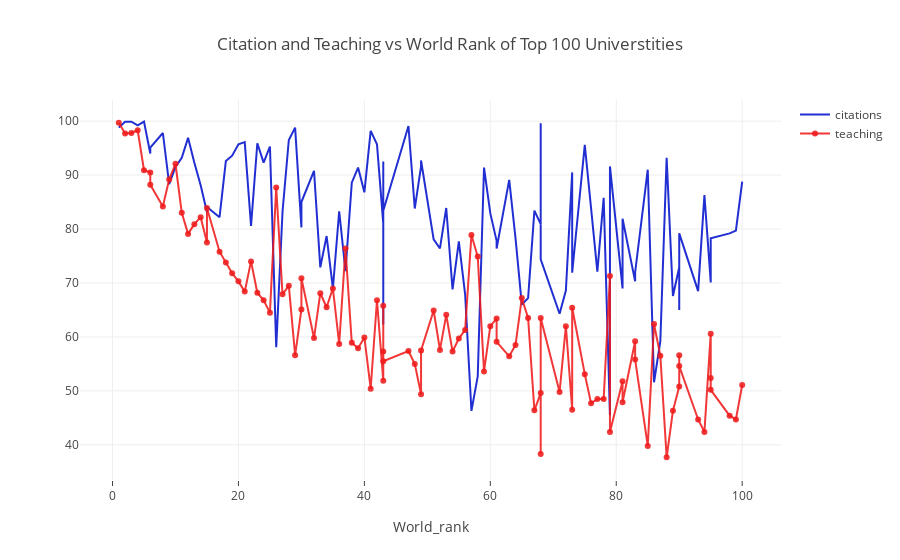

The cell this chart's notebook holds for it:
### Markdown cell above
**Basic Scatter Plot**

### Code cell
#Modes are of 3 types:lines,markers,text.One combination of mode can be lines+markers
trace1=go.Scatter(x=df['world_rank'],y=df.citations,mode='lines',name='citations',
                  marker=dict(color='rgba(0,17,204,0.87)'),
                text=df.university_name )
trace2=go.Scatter(x=df['world_rank'],y=df.teaching,mode='lines+markers',name='teaching',
                 marker=dict(color='rgba(239, 26, 26, 0.87)'),
                text=df.university_name )
data=[trace1,trace2]
layout=dict(title='Citation and Teaching vs World Rank of Top 100 Universtities',
           xaxis=dict(title='World_rank',ticklen=5,zeroline=False))
fig=dict(data=data,layout=layout)
iplot(fig)

### Figure 1 — Plotly figure (JSON) as saved in the notebook; plotly's stock layout.template omitted (floating-point values rounded to 4 significant figures)
{"data": [{"marker": {"color": "rgba(0,17,204,0.87)"}, "mode": "lines", "name": "citations", "text": ["Harvard University", "California Institute of Technology", "Massachusetts Institute of Technology", "Stanford University", "Princeton University", "University of Cambridge", "University of Oxford", "University of California, Berkeley", "Imperial College London", "Yale University", "University of California, Los Angeles", "University of Chicago", "Johns Hopkins University", "Cornell University", "ETH Zurich – Swiss Federal Institute of Technology Zurich", "University of Michigan", "University of Toronto", "Columbia University", "University of Pennsylvania", "Carnegie Mellon University", "University of Hong Kong", "University College London", "University of Washington", "Duke University", "Northwestern University", "University of Tokyo", "Georgia Institute of Technology", "Pohang University of Science and Technology", "University of California, Santa Barbara", "University of British Columbia", "University of North Carolina at Chapel Hill", "University of California, San Diego", "University of Illinois at Urbana-Champaign", "National University of Singapore", "McGill University", "University of Melbourne", "Peking University", "Washington University in St Louis", "École Polytechnique", "University of Edinburgh", "Hong Kong University of Science and Technology", "École Normale Supérieure", "Australian National University", "Karolinska Institute", "University of Göttingen", "University of Wisconsin", "Rice University", "École Polytechnique Fédérale de Lausanne", "University of California, Irvine", "University of Science and Technology of China", "Vanderbilt University", "University of Minnesota", "Tufts University", "University of California, Davis", "Brown University", "University of Massachusetts", "Kyoto University", "Tsinghua University", "Boston University", "New York University", "Emory University", "LMU Munich", "University of Notre Dame", "University of Pittsburgh", "Case Western Reserve University", "Ohio State University", "University of Colorado Boulder", "University of Bristol", "University of California, Santa Cruz", "Yeshiva University", "University of Sydney", "University of Virginia", "University of Adelaide", "University of Southern California", "William & Mary", "Trinity College Dublin", "King’s College London", "Stony Brook University", "Korea Advanced Institute of Science and Technology (KAIST)", "University of Sussex", "The University of Queensland", "University of York", "Heidelberg University", "University of Utah", "Durham University", "London School of Economics and Political Science", "University of Manchester", "Royal Holloway, University of London", "Lund University", "University of Southampton", "University of Zurich", "Wake Forest University", "McMaster University", "University College Dublin", "George Washington University", "University of Arizona", "University of Basel", "University of Maryland, College Park", "Dartmouth College", "École Normale Supérieure de Lyon"], "type": "scatter", "uid": "aef3a648-4238-491a-bd53-7f26f1895908", "x": ["1", "2", "3", "4", "5", "6", "6", "8", "9", "10", "11", "12", "13", "14", "15", "15", "17", "18", "19", "20", "21", "22", "23", "24", "25", "26", "27", "28", "29", "30", "30", "32", "33", "34", "35", "36", "37", "38", "39", "40", "41", "42", "43", "43", "43", "43", "47", "48", "49", "49", "51", "52", "53", "54", "55", "56", "57", "58", "59", "60", "61", "61", "63", "64", "65", "66", "67", "68", "68", "68", "71", "72", "73", "73", "75", "76", "77", "78", "79", "79", "81", "81", "83", "83", "85", "86", "87", "88", "89", "90", "90", "90", "93", "94", "95", "95", "95", "98", "99", "100"], "y": [98.8, 99.9, 99.9, 99.2, 99.9, 94, 95.1, 97.8, 88.3, 91.5, 93.2, 96.9, 92.3, 88.1, 83.1, 84.1, 82.2, 92.6, 93.6, 95.7, 96.1, 80.6, 95.9, 92.3, 95.3, 58.1, 83.2, 96.5, 98.8, 80.3, 85, 90.8, 72.9, 78.7, 69, 83.3, 72.2, 88.6, 91.4, 86.8, 98.2, 95.7, 81, 62.3, 92.5, 83.4, 99.1, 83.8, 91.6, 92.7, 78.1, 76.4, 83.9, 68.8, 77.7, 67.9, 46.3, 52.7, 91.4, 82.9, 77.8, 76.4, 89.1, 78.3, 66, 67.2, 83.4, 80.9, 99.6, 74.4, 64.3, 68.6, 90.5, 71.9, 95.6, 84.4, 72.1, 85.8, 45.5, 91.6, 69, 81.9, 70.3, 72, 91, 51.6, 59.2, 93.2, 67.6, 72.9, 65, 79.2, 68.5, 86.3, 70.2, 70.1, 78.3, 79.2, 79.7, 88.8]}, {"marker": {"color": "rgba(239, 26, 26, 0.87)"}, "mode": "lines+markers", "name": "teaching", "text": ["Harvard University", "California Institute of Technology", "Massachusetts Institute of Technology", "Stanford University", "Princeton University", "University of Cambridge", "University of Oxford", "University of California, Berkeley", "Imperial College London", "Yale University", "University of California, Los Angeles", "University of Chicago", "Johns Hopkins University", "Cornell University", "ETH Zurich – Swiss Federal Institute of Technology Zurich", "University of Michigan", "University of Toronto", "Columbia University", "University of Pennsylvania", "Carnegie Mellon University", "University of Hong Kong", "University College London", "University of Washington", "Duke University", "Northwestern University", "University of Tokyo", "Georgia Institute of Technology", "Pohang University of Science and Technology", "University of California, Santa Barbara", "University of British Columbia", "University of North Carolina at Chapel Hill", "University of California, San Diego", "University of Illinois at Urbana-Champaign", "National University of Singapore", "McGill University", "University of Melbourne", "Peking University", "Washington University in St Louis", "École Polytechnique", "University of Edinburgh", "Hong Kong University of Science and Technology", "École Normale Supérieure", "Australian National University", "Karolinska Institute", "University of Göttingen", "University of Wisconsin", "Rice University", "École Polytechnique Fédérale de Lausanne", "University of California, Irvine", "University of Science and Technology of China", "Vanderbilt University", "University of Minnesota", "Tufts University", "University of California, Davis", "Brown University", "University of Massachusetts", "Kyoto University", "Tsinghua University", "Boston University", "New York University", "Emory University", "LMU Munich", "University of Notre Dame", "University of Pittsburgh", "Case Western Reserve University", "Ohio State University", "University of Colorado Boulder", "University of Bristol", "University of California, Santa Cruz", "Yeshiva University", "University of Sydney", "University of Virginia", "University of Adelaide", "University of Southern California", "William & Mary", "Trinity College Dublin", "King’s College London", "Stony Brook University", "Korea Advanced Institute of Science and Technology (KAIST)", "University of Sussex", "The University of Queensland", "University of York", "Heidelberg University", "University of Utah", "Durham University", "London School of Economics and Political Science", "University of Manchester", "Royal Holloway, University of London", "Lund University", "University of Southampton", "University of Zurich", "Wake Forest University", "McMaster University", "University College Dublin", "George Washington University", "University of Arizona", "University of Basel", "University of Maryland, College Park", "Dartmouth College", "École Normale Supérieure de Lyon"], "type": "scatter", "uid": "6c4a4267-a68f-4339-b876-2e4ba0a02e67", "x": ["1", "2", "3", "4", "5", "6", "6", "8", "9", "10", "11", "12", "13", "14", "15", "15", "17", "18", "19", "20", "21", "22", "23", "24", "25", "26", "27", "28", "29", "30", "30", "32", "33", "34", "35", "36", "37", "38", "39", "40", "41", "42", "43", "43", "43", "43", "47", "48", "49", "49", "51", "52", "53", "54", "55", "56", "57", "58", "59", "60", "61", "61", "63", "64", "65", "66", "67", "68", "68", "68", "71", "72", "73", "73", "75", "76", "77", "78", "79", "79", "81", "81", "83", "83", "85", "86", "87", "88", "89", "90", "90", "90", "93", "94", "95", "95", "95", "98", "99", "100"], "y": [99.7, 97.7, 97.8, 98.3, 90.9, 90.5, 88.2, 84.2, 89.2, 92.1, 83, 79.1, 80.9, 82.2, 77.5, 83.9, 75.8, 73.8, 71.8, 70.3, 68.4, 74, 68.2, 66.8, 64.5, 87.7, 67.9, 69.5, 56.6, 65.1, 70.9, 59.8, 68.1, 65.5, 69, 58.7, 76.4, 58.9, 57.9, 59.9, 50.4, 66.8, 51.9, 65.8, 57.3, 55.5, 57.4, 55, 49.4, 57.5, 64.9, 57.6, 64.1, 57.3, 59.7, 61.3, 78.9, 74.9, 53.6, 62, 63.4, 59.1, 56.4, 58.5, 67.2, 63.5, 46.4, 49.6, 38.3, 63.5, 49.8, 62, 46.5, 65.4, 53.1, 47.7, 48.5, 48.5, 71.3, 42.4, 51.8, 47.9, 59.2, 55.8, 39.8, 62.4, 56.5, 37.7, 46.3, 50.8, 56.6, 54.6, 44.7, 42.4, 60.6, 52.4, 50.2, 45.4, 44.7, 51.1]}], "layout": {"title": "Citation and Teaching vs World Rank of Top 100 Universtities", "xaxis": {"ticklen": 5, "title": "World_rank", "zeroline": false}}}
